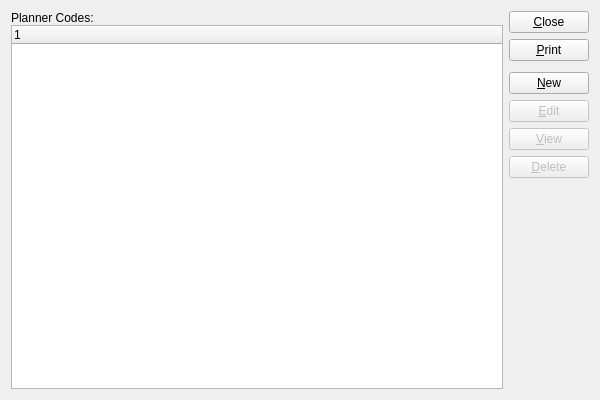
<?xml version="1.0" encoding="UTF-8"?>
<ui version="4.0">
 <comment>This file is part of the xTuple ERP: PostBooks Edition, a free and
open source Enterprise Resource Planning software suite,
Copyright (c) 1999-2019 by OpenMFG LLC, d/b/a xTuple.
It is licensed to you under the Common Public Attribution License
version 1.0, the full text of which (including xTuple-specific Exhibits)
is available at www.xtuple.com/CPAL.  By using this software, you agree
to be bound by its terms.</comment>
 <class>plannerCodes</class>
 <widget class="QWidget" name="plannerCodes">
  <property name="geometry">
   <rect>
    <x>0</x>
    <y>0</y>
    <width>600</width>
    <height>400</height>
   </rect>
  </property>
  <property name="windowTitle">
   <string>List Planner Codes</string>
  </property>
  <layout class="QGridLayout" name="gridLayout">
   <item row="0" column="0">
    <layout class="QVBoxLayout">
     <property name="spacing">
      <number>0</number>
     </property>
     <item>
      <widget class="QLabel" name="_plannerCodeLit">
       <property name="text">
        <string>Planner Codes:</string>
       </property>
      </widget>
     </item>
     <item>
      <widget class="XTreeWidget" name="_plancode"/>
     </item>
    </layout>
   </item>
   <item row="0" column="1">
    <layout class="QVBoxLayout" name="verticalLayout">
     <item>
      <widget class="QPushButton" name="_close">
       <property name="text">
        <string>&amp;Close</string>
       </property>
      </widget>
     </item>
     <item>
      <widget class="QPushButton" name="_print">
       <property name="text">
        <string>&amp;Print</string>
       </property>
      </widget>
     </item>
     <item>
      <spacer name="verticalSpacer">
       <property name="orientation">
        <enum>Qt::Vertical</enum>
       </property>
       <property name="sizeType">
        <enum>QSizePolicy::Preferred</enum>
       </property>
       <property name="sizeHint" stdset="0">
        <size>
         <width>20</width>
         <height>5</height>
        </size>
       </property>
      </spacer>
     </item>
     <item>
      <widget class="QPushButton" name="_new">
       <property name="text">
        <string>&amp;New</string>
       </property>
      </widget>
     </item>
     <item>
      <widget class="QPushButton" name="_edit">
       <property name="enabled">
        <bool>false</bool>
       </property>
       <property name="text">
        <string>&amp;Edit</string>
       </property>
      </widget>
     </item>
     <item>
      <widget class="QPushButton" name="_view">
       <property name="enabled">
        <bool>false</bool>
       </property>
       <property name="text">
        <string>&amp;View</string>
       </property>
      </widget>
     </item>
     <item>
      <widget class="QPushButton" name="_delete">
       <property name="enabled">
        <bool>false</bool>
       </property>
       <property name="text">
        <string>&amp;Delete</string>
       </property>
      </widget>
     </item>
     <item>
      <spacer name="Spacer34">
       <property name="orientation">
        <enum>Qt::Vertical</enum>
       </property>
       <property name="sizeType">
        <enum>QSizePolicy::Expanding</enum>
       </property>
       <property name="sizeHint" stdset="0">
        <size>
         <width>20</width>
         <height>0</height>
        </size>
       </property>
      </spacer>
     </item>
    </layout>
   </item>
  </layout>
 </widget>
 <layoutdefault spacing="6" margin="11"/>
 <customwidgets>
  <customwidget>
   <class>XTreeWidget</class>
   <extends>QTreeWidget</extends>
   <header>xtreewidget.h</header>
   <container>1</container>
  </customwidget>
 </customwidgets>
 <tabstops>
  <tabstop>_plancode</tabstop>
  <tabstop>_new</tabstop>
  <tabstop>_edit</tabstop>
  <tabstop>_view</tabstop>
  <tabstop>_delete</tabstop>
  <tabstop>_print</tabstop>
  <tabstop>_close</tabstop>
 </tabstops>
 <resources/>
 <connections>
  <connection>
   <sender>_plancode</sender>
   <signal>valid(bool)</signal>
   <receiver>_view</receiver>
   <slot>setEnabled(bool)</slot>
   <hints>
    <hint type="sourcelabel">
     <x>20</x>
     <y>20</y>
    </hint>
    <hint type="destinationlabel">
     <x>20</x>
     <y>20</y>
    </hint>
   </hints>
  </connection>
  <connection>
   <sender>_close</sender>
   <signal>clicked()</signal>
   <receiver>plannerCodes</receiver>
   <slot>close()</slot>
   <hints>
    <hint type="sourcelabel">
     <x>20</x>
     <y>20</y>
    </hint>
    <hint type="destinationlabel">
     <x>20</x>
     <y>20</y>
    </hint>
   </hints>
  </connection>
 </connections>
</ui>
